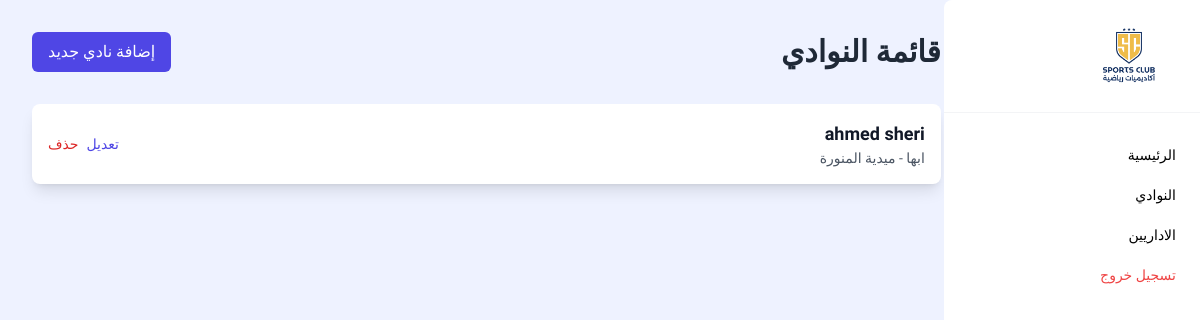
Before: /admin_dashboard/viewClub with the older database file.
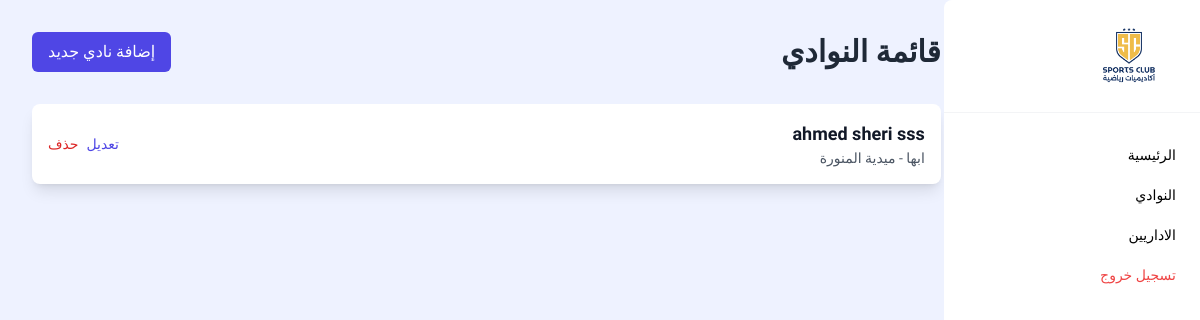
After: the same page with the newer database file.
### accounts/models.py (models this page shows, shortened)
class ClubsModel(models.Model):
    name = models.CharField(max_length=250, null=True, verbose_name="اسم الاكادمية")
    club_profile_image_base64 = models.TextField(blank=True, null=True)
    desc = models.CharField(max_length=255, null=True, verbose_name="وصف قصير")
    about = models.TextField(max_length=255, null=True, verbose_name="نبذة")
    city = models.CharField(max_length=255, choices = citys, null=True, verbose_name="المدينة")
    district = models.CharField(max_length=250, null=True, verbose_name="الحي")
    street = models.CharField(max_length=250, null=True, verbose_name="الشارع")
    creation_date = models.DateTimeField(auto_now_add=True)

### admin_dashboard/views.py (the view)
# urls.py: path('viewClub', views.viewClub, name="viewClub"),
def viewClub(request):
    clubs = ClubsModel.objects.all()
    return render(request, 'admin_dashboard/Club/viewClub.html', {'clubs':clubs})

### templates/admin_dashboard/Club/viewClub.html (shortened to what this page needs)
{% extends "base_admin_dashboard.html" %} {% load static %} {% block content %}
<section class="bg-indigo-50 w-full min-h-screen p-4 md:p-8">
  <div class="max-w-6xl mx-auto md:pr-[20%]">
    <div class="flex justify-between items-center mb-8">
      <h1 class="text-3xl font-bold text-gray-800">قائمة النوادي</h1>
      <a
        href="/admin_dashboard/addClub"
        class="bg-indigo-600 text-white px-4 py-2 rounded-md hover:bg-indigo-700 transition duration-300 ease-in-out"
        >إضافة نادي جديد</a
      >
    </div>
    <ul
      class="bg-white rounded-lg shadow-lg overflow-hidden divide-y divide-gray-200"
    >
    {% for club in clubs %}
    <li class="p-4 hover:bg-gray-50 transition duration-150 ease-in-out">
      <div
        class="flex flex-col md:flex-row md:items-center md:justify-between"
      >
        <div class="mb-2 md:mb-0">
          <h2 class="text-lg font-semibold text-gray-900">{{club.name}}</h2>
          <p class="text-sm text-gray-600">{{club.get_city_display}} - {{club.district}}</p>
        </div>
        <div class="flex items-center space-x-2 rtl:space-x-reverse">
          <a
            href="{% url 'editClub' club.id %}"
            class="text-indigo-600 hover:text-indigo-800 text-sm font-medium"
            >تعديل</a
          >
          <a
            href="{% url 'deleteClub' club.id %}"
            class="text-red-600 hover:text-red-800 text-sm font-medium"
            >حذف</a
          >
        </div>
      </div>
    </li>
    {% endfor %}
    </ul>
  </div>
</section>
{% endblock content %}

Changed rows visible on the page:
changed ClubsModel "ابها": name "ahmed sheri" → "ahmed sheri sss"
